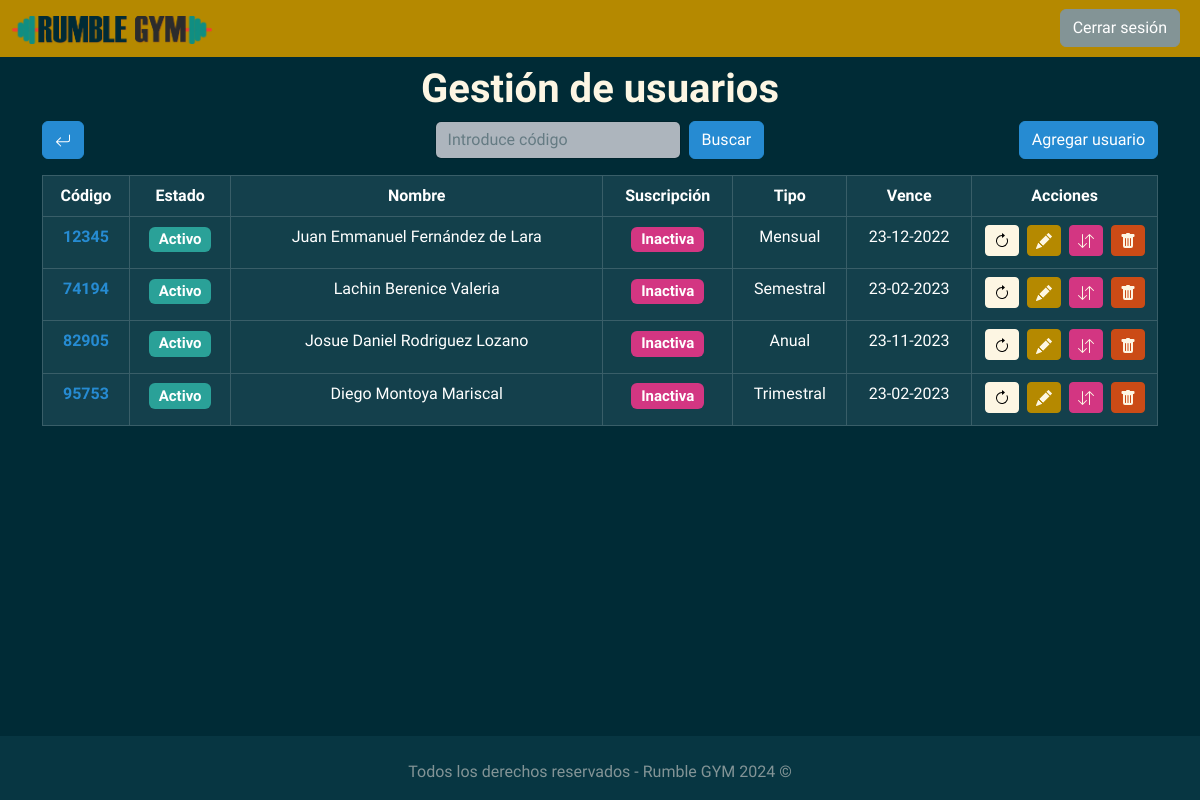
/index.php?c=usuario (signed in), run on an earlier commit of the app's database.
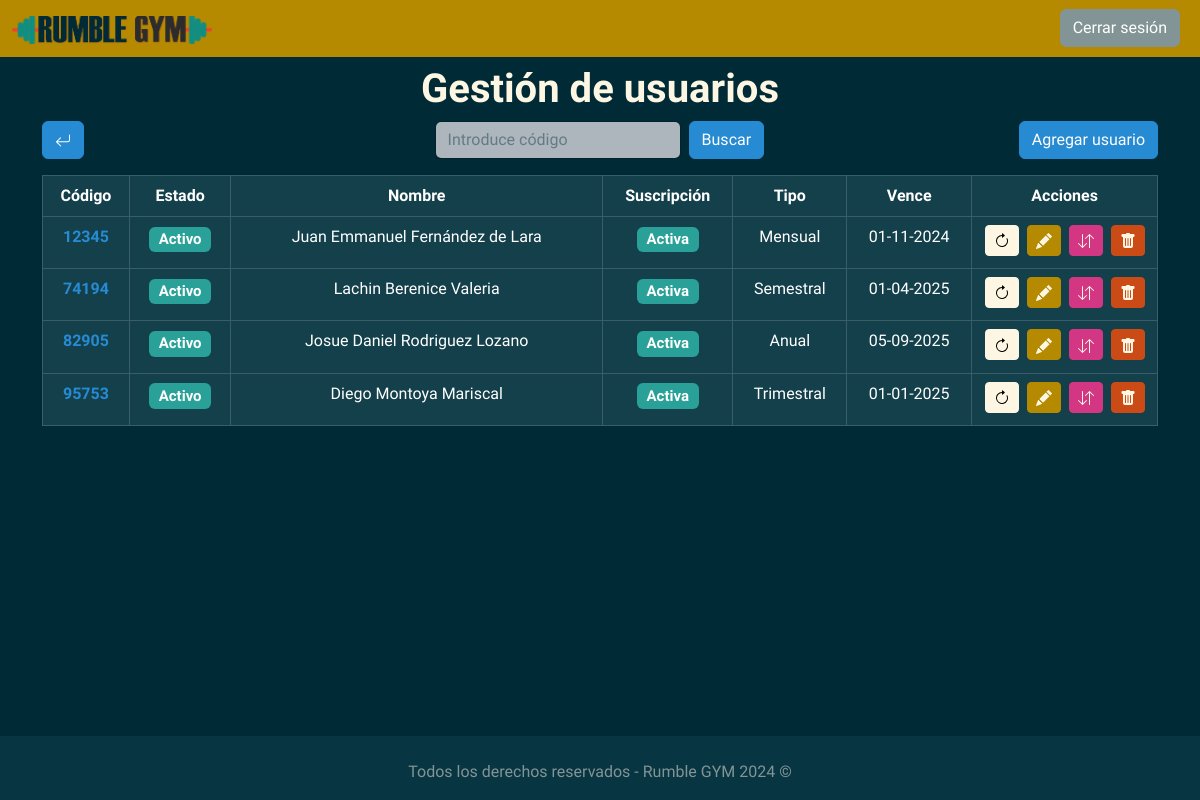
And on a later commit of the database.
### tables this page shows
CREATE TABLE `usuarios` (
  `id_usuario` int NOT NULL,
  `nombre` varchar(45) NOT NULL,
  `apellido_p` varchar(45) NOT NULL,
  `apellido_m` varchar(45) NOT NULL,
  `sexo` varchar(1) NOT NULL,
  `fecha_nac` date NOT NULL,
  `peso` float NOT NULL,
  `altura` float NOT NULL,
  `imc` float NOT NULL,
  `domicilio` varchar(150) NOT NULL,
  `telefono` varchar(10) NOT NULL,
  `estado` tinyint NOT NULL,
  `tipo_suscripcion` int NOT NULL,
  `fecha_inicio` date NOT NULL,
  `fecha_fin` date NOT NULL,
  `inscrito` date DEFAULT NULL
);

### controllers/Usuario.php (called while the page is built, shortened)
<?php
class UsuarioController{
  private $usuarioModel;
  public function __construct(){
    require_once('models/M_usuario.php');
    $this->usuarioModel = new UsuarioModel();
  }
  public function index(){
    $usuarios = $this->usuarioModel->getAll();
    require_once('views/usuario/V_inicioUsuarios.php');
  }
}
?>

### config/db/db.php (called while the page is built)
<?php
class Conectar{
  public static function conexion(){
    $host = "localhost";
    $user = "root";
    $pass = "";
    $db = "rumble_gym";
    $conexion = new mysqli($host, $user, $pass, $db);
    $conexion->query("SET NAMES 'utf8'");
    return $conexion;
  }
}
?>

### models/M_usuario.php (called while the page is built, shortened)
<?php
class UsuarioModel{
  private $db;
  private $listaUsuarios;
  public function __construct(){
    $this->db = Conectar::conexion();
  }
  public function getAll(){
    $query = $this->db->query("SELECT * FROM usuarios ORDER BY estado DESC");
    while($row = $query->fetch_assoc()) {
      $this->listaUsuarios[] = $row;
    }
    return $this->listaUsuarios;
  }
}
?>

### core/functions.php (called while the page is built, shortened)
<?php
function fechaEnRango($fecha_inicio, $fecha_fin){
  $fecha_inicio = strtotime($fecha_inicio);
  $fecha_fin = strtotime($fecha_fin);
  $fecha = strtotime(date('Y-m-d'));
  if(($fecha >= $fecha_inicio) && ($fecha <= $fecha_fin)) {
    return true;
  } else {
    return false;
  }
}
?>

### views/usuario/V_inicioUsuarios.php (the view, shortened to what this page needs)
<?php
require_once 'includes/header.php';
require_once 'includes/navLogueado.php';
?>
<main>
  <div class="container">
    <h1 class="text-light text-center mt-2"><strong>Gestión de usuarios</strong></h1>
    <div class="d-flex justify-content-between mb-3">
      <a href="index.php" class="btn btn-info">
      </a>
      <form action="index.php?c=usuario&a=buscar" method="POST" class="d-flex ms-5">
        <input class="form-control me-sm-2 ms-5" type="text" placeholder="Introduce código" maxlength="5" id="id" name="id" autocomplete="off">
        <button class="btn btn-info my-2 my-sm-0" type="submit">Buscar</button>
      </form>
      <a href="index.php?c=usuario&a=nuevo" class="btn btn-info">Agregar usuario</a>
    </div>
    <table class="table table-dark table-striped table-bordered table-hover text-center">
      <thead>
        <tr>
          <th scope="col" class="col">Código</th>
          <th scope="col" class="col">Estado</th>
          <th scope="col" class="col-4">Nombre</th>
          <th scope="col" class="col">Suscripción</th>
          <th scope="col" class="col">Tipo</th>
          <th scope="col" class="col">Vence</th>
          <th scope="col" class="col-2">Acciones</th>
        </tr>
      </thead>
      <tbody>
        <?php foreach ($usuarios as $usuario) : ?>
          <tr class="table-default">
            <th scope="row"><a class="text-info" href="index.php?c=usuario&a=ver&id=<?php echo $usuario['id_usuario']; ?>"><?php echo $usuario['id_usuario']; ?></a></th>
            <td><?php
                if ($usuario['estado'] == '1') {
                  echo '<h5><span class="badge bg-success">Activo</span></h5>';
                } else if ($usuario['estado'] == '0') {
                  echo '<h5><span class="badge bg-danger">Inactivo</span></h5>';
                }
                ?>
            </td>
            <td><?php echo $usuario['nombre'] . ' ' . $usuario['apellido_p'] . ' ' . $usuario['apellido_m']; ?></td>
            <td><?php
                $status = fechaEnRango($usuario['fecha_inicio'], $usuario['fecha_fin']);
                if ($status == true) {
                  echo '<h5><span class="badge bg-success">Activa</span></h5>';
                } else {
                  echo '<h5><span class="badge bg-danger">Inactiva</span></h5>';
                }
                ?>
            </td>
            <td>
              <?php if ($usuario['tipo_suscripcion'] == '1') {
                $costo = 300;
                echo 'Mensual ';
              } else if ($usuario['tipo_suscripcion'] == '2') {
                $costo = 855;
                echo 'Trimestral ';
              } else if ($usuario['tipo_suscripcion'] == '3') {
                $costo = 1620;
                echo 'Semestral ';
              } else if ($usuario['tipo_suscripcion'] == '4') {
                $costo = 2880;
                echo 'Anual ';
              }
              ?>
            </td>
            <td><?php echo date("d-m-Y", strtotime($usuario['fecha_fin'])); ?></td>
            <td>
              <a class="btn btn-light btn-sm me-1" href="index.php?c=usuario&a=renovar&id=<?php echo $usuario['id_usuario']  . '&em=' . $_SESSION['usuario']['id_empleado'] . '&m=' . $costo; ?>">
              </a>
              <a class="btn btn-primary btn-sm me-1 text-light" href="index.php?c=usuario&a=editar&id=<?php echo $usuario['id_usuario']; ?>">
              </a>
              <a class="btn btn-danger btn-sm me-1 text-light" href="index.php?c=usuario&a=cambiarEstado&id=<?php echo $usuario['id_usuario'] . '&s=' . $usuario['estado']; ?>">
              </a>
              <a class="btn btn-warning btn-sm text-light" href="index.php?c=usuario&a=eliminar&id=<?php echo $usuario['id_usuario']; ?>">
              </a>
            </td>
          </tr>
        <?php endforeach; ?>
      </tbody>
    </table>
  </div>
</main>
<?php require_once 'includes/footer.php' ?>

What changed in the data, as far as the page shows it:
changed usuarios "Juan Emmanuel": fecha_fin "23-12-2022" → "01-11-2024"; fecha_inicio "Inactiva" → "Activa"
changed usuarios "Lachin": fecha_fin "23-02-2023" → "01-04-2025"; fecha_inicio "Inactiva" → "Activa"
changed usuarios "Josue Daniel": fecha_fin "23-11-2023" → "05-09-2025"; fecha_inicio "Inactiva" → "Activa"
changed usuarios "Diego": fecha_fin "23-02-2023" → "01-01-2025"; fecha_inicio "Inactiva" → "Activa"
